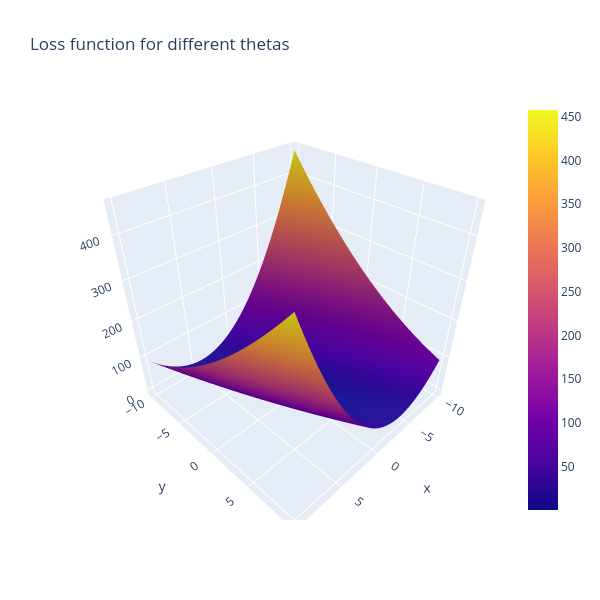

The code cell stored with this chart in its notebook:
### Code cell
#this shows the loss function

#X = Theta0
#Y = Theta1
#Z = Loss
#Finding where it is closest to 0 in X and Y

fig = go.Figure(data=[go.Surface(x=theta1_vals, y=theta0_vals, z=J_vals)])
fig.update_layout(title='Loss function for different thetas', autosize=True,
                  width=600, height=600, xaxis_title='theta0', 
                 yaxis_title='theta1')
fig.show()
# ---------- Matplotlib 2D projection ----------
plt.figure(figsize=(6, 4))

plt.plot(theta0_history, theta1_history, 'r+')
plt.xlabel('theta0')
plt.ylabel('theta1')
plt.title('Gradient descent path (2D projection)')

plt.show()

### Figure 1 — Plotly figure (JSON) as saved in the notebook; plotly's stock layout.template omitted (floating-point values rounded to 4 significant figures; data arrays with more than 128 entries replaced by an {"elided": "..."} marker saying what was removed)
{"data": [{"type": "surface", "x": [-10, -9.798, -9.596, -9.394, -9.192, -8.99, -8.788, -8.586, -8.384, -8.182, -7.98, -7.778, -7.576, -7.374, -7.172, -6.97, -6.768, -6.566, -6.364, -6.162, -5.96, -5.758, -5.556, -5.354, -5.152, -4.949, -4.747, -4.545, -4.343, -4.141, -3.939, -3.737, -3.535, -3.333, -3.131, -2.929, -2.727, -2.525, -2.323, -2.121, -1.919, -1.717, -1.515, -1.313, -1.111, -0.9091, -0.7071, -0.5051, -0.303, -0.101, 0.101, 0.303, 0.5051, 0.7071, 0.9091, 1.111, 1.313, 1.515, 1.717, 1.919, 2.121, 2.323, 2.525, 2.727, 2.929, 3.131, 3.333, 3.535, 3.737, 3.939, 4.141, 4.343, 4.545, 4.747, 4.949, 5.152, 5.354, 5.556, 5.758, 5.96, 6.162, 6.364, 6.566, 6.768, 6.97, 7.172, 7.374, 7.576, 7.778, 7.98, 8.182, 8.384, 8.586, 8.788, 8.99, 9.192, 9.394, 9.596, 9.798, 10], "y": [-10, -9.798, -9.596, -9.394, -9.192, -8.99, -8.788, -8.586, -8.384, -8.182, -7.98, -7.778, -7.576, -7.374, -7.172, -6.97, -6.768, -6.566, -6.364, -6.162, -5.96, -5.758, -5.556, -5.354, -5.152, -4.949, -4.747, -4.545, -4.343, -4.141, -3.939, -3.737, -3.535, -3.333, -3.131, -2.929, -2.727, -2.525, -2.323, -2.121, -1.919, -1.717, -1.515, -1.313, -1.111, -0.9091, -0.7071, -0.5051, -0.303, -0.101, 0.101, 0.303, 0.5051, 0.7071, 0.9091, 1.111, 1.313, 1.515, 1.717, 1.919, 2.121, 2.323, 2.525, 2.727, 2.929, 3.131, 3.333, 3.535, 3.737, 3.939, 4.141, 4.343, 4.545, 4.747, 4.949, 5.152, 5.354, 5.556, 5.758, 5.96, 6.162, 6.364, 6.566, 6.768, 6.97, 7.172, 7.374, 7.576, 7.778, 7.98, 8.182, 8.384, 8.586, 8.788, 8.99, 9.192, 9.394, 9.596, 9.798, 10], "z": {"elided": "100x100 float values"}}], "layout": {"autosize": true, "height": 600, "title": {"text": "Loss function for different thetas"}, "width": 600, "xaxis": {"title": {"text": "theta0"}}, "yaxis": {"title": {"text": "theta1"}}}}
